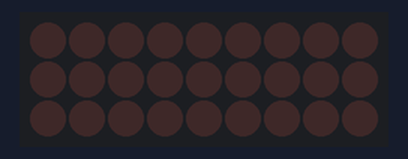
Bench run of a sketch on a simulated Arduino Uno, built with avr-gcc and run on an emulated ATmega328P. Parts: 9×3 LED matrix. Wiring (inferred from the names in the program): LED matrix (orientation assumed): rows pin 11, pin 12, pin 13; columns pin 2, pin 3, pin 4, pin 5, pin 6, pin 7, pin 8, pin 9, pin 10.

Above: at 0.1 s.
At 0.6 s:
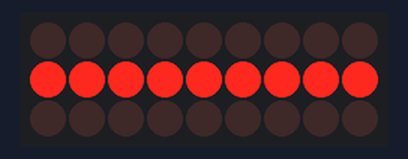
At 1.1 s:
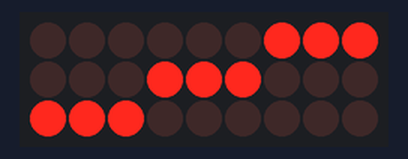
At 1.6 s:
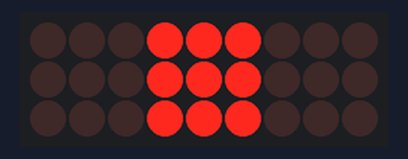
At 2.1 s:
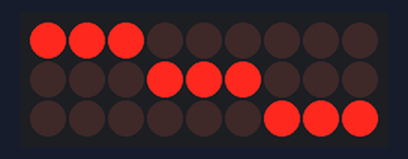

Measured:
- by itself, everything shown: repeats every 2.0 s, in 4 steps
- what the display in image 1 shows lasts 0.6 s, from 0.5 s to 1.1 s

The sketch:

lab-4-3.ino
```cpp
int out_pins[] = {2,3,4,5,6,7,8,9,10,11,12,13};
int max_out_pins = sizeof(out_pins)/sizeof(out_pins[0]);

int high_pins[] = {2,3,4,5,6,7,8,9,10}; // alias column_pins
int max_high_pins = sizeof(high_pins)/sizeof(high_pins[0]);

int low_pins[] = {11,12,13};            // alias layer_pins
int max_low_pins = sizeof(low_pins)/sizeof(low_pins[0]);

#define LAYERS 3
#define COLUMNS 9

// I like to call this the "frame buffer" - it keeps a map of which LEDs should be turned on or not
// 0 = LOW
// 1 = HIGH
// There are 9 columns, starting from 0 to 8, pins 2 to 10 (see high_pins)
int state_map[LAYERS][COLUMNS] =
{
  {0,0,0,0,0,0,0,0,0}, // first layer
  {0,0,0,0,0,0,0,0,0}, // second layer
  {0,0,0,0,0,0,0,0,0}  // third layer
};

// how many frames do we have got?
#define FRAMES 4

// This is where we hold our beautiful animation frames, an array of pre-defined state_maps to use.
int animation_map[FRAMES][LAYERS][COLUMNS] =
{
  { // '-'                   first frame
    {0,0,0,0,0,0,0,0,0},  // first layer
    {1,1,1,1,1,1,1,1,1},  // second layer
    {0,0,0,0,0,0,0,0,0}   // third layer
  },
  { // '/'                   second frame
    {0,0,0,0,0,0,1,1,1},
    {0,0,0,1,1,1,0,0,0},
    {1,1,1,0,0,0,0,0,0}
  },
  { // '|'                   third frame
    {0,0,0,1,1,1,0,0,0},
    {0,0,0,1,1,1,0,0,0},
    {0,0,0,1,1,1,0,0,0}
  },
  { // '\'                   fourth frame
    {1,1,1,0,0,0,0,0,0},
    {0,0,0,1,1,1,0,0,0},
    {0,0,0,0,0,0,1,1,1}
  }
};

void setup() {
   // setup our output pins
  for (int i = 0; i < max_out_pins; i++)
  {
    pinMode(out_pins[i],OUTPUT);
  }
  // make sure the layer pins are "turned off" from start
  for (int i = 0; i < max_low_pins; i++)
  {
    digitalWrite(low_pins[i],HIGH);
  }
}

int steps;
int CM, PM = 0;
int interval = 500;

void loop() {

  CM = millis();

  // "blink" according to a map of states
  for (int i = 0; i < 3; i++)
  {
    digitalWrite(low_pins[i], LOW);             // "turn on" the selected layer
    digitalWrite(low_pins[!i ? 2 : i-1 ],HIGH); // "shut off" the previous layer

      for (int c = 0; c < COLUMNS; c++)
      {
      digitalWrite(high_pins[c], state_map[i][c]);  // write according to the state map specified for layer
      digitalWrite(high_pins[c], LOW);              // since we are blinking, turn it off
      }
  }

  // Check if 500 ms has elapsed
  if (CM - PM >= interval)
  {
    for (int i = 0; i < LAYERS; i++)    // copy the selected animation state to the state map
      for (int c = 0; c < COLUMNS;c++)
        state_map[i][c] = animation_map[steps][i][c];
    PM = CM;                            // timestamp since last when we did this, for when the next interval should occur
    steps = steps > 2 ? 0 : steps + 1;  // check if we already taken four steps (0,1,2,3), reset to 0. Else take another step
  }
}
```
